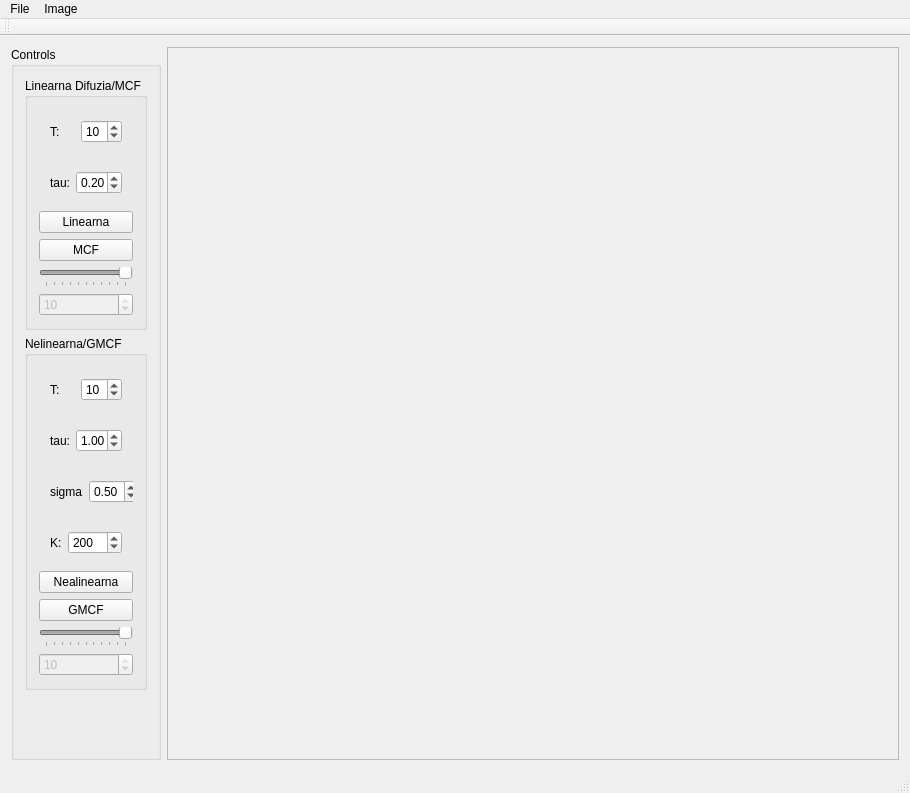
<?xml version="1.0" encoding="UTF-8"?>
<ui version="4.0">
 <class>ImageViewerClass</class>
 <widget class="QMainWindow" name="ImageViewerClass">
  <property name="geometry">
   <rect>
    <x>0</x>
    <y>0</y>
    <width>910</width>
    <height>793</height>
   </rect>
  </property>
  <property name="windowTitle">
   <string>ImageViewer</string>
  </property>
  <widget class="QWidget" name="centralWidget">
   <layout class="QHBoxLayout" name="horizontalLayout">
    <item>
     <widget class="QGroupBox" name="groupBox">
      <property name="sizePolicy">
       <sizepolicy hsizetype="Preferred" vsizetype="Preferred">
        <horstretch>0</horstretch>
        <verstretch>0</verstretch>
       </sizepolicy>
      </property>
      <property name="minimumSize">
       <size>
        <width>126</width>
        <height>0</height>
       </size>
      </property>
      <property name="maximumSize">
       <size>
        <width>150</width>
        <height>16777215</height>
       </size>
      </property>
      <property name="title">
       <string>Controls</string>
      </property>
      <layout class="QGridLayout" name="gridLayout">
       <item row="2" column="0">
        <spacer name="verticalSpacer">
         <property name="orientation">
          <enum>Qt::Vertical</enum>
         </property>
         <property name="sizeHint" stdset="0">
          <size>
           <width>20</width>
           <height>40</height>
          </size>
         </property>
        </spacer>
       </item>
       <item row="1" column="0">
        <widget class="QGroupBox" name="groupBox_3">
         <property name="title">
          <string>Nelinearna/GMCF</string>
         </property>
         <layout class="QVBoxLayout" name="verticalLayout_2">
          <item>
           <widget class="QFrame" name="frame">
            <property name="frameShape">
             <enum>QFrame::NoFrame</enum>
            </property>
            <layout class="QHBoxLayout" name="horizontalLayout_4">
             <item>
              <widget class="QLabel" name="label_3">
               <property name="text">
                <string>T:</string>
               </property>
              </widget>
             </item>
             <item>
              <widget class="QSpinBox" name="spinBox_T_nelin">
               <property name="minimum">
                <number>1</number>
               </property>
               <property name="value">
                <number>10</number>
               </property>
              </widget>
             </item>
            </layout>
           </widget>
          </item>
          <item>
           <widget class="QFrame" name="frame_2">
            <property name="frameShape">
             <enum>QFrame::NoFrame</enum>
            </property>
            <layout class="QHBoxLayout" name="horizontalLayout_5">
             <item>
              <widget class="QLabel" name="label_4">
               <property name="text">
                <string>tau:</string>
               </property>
              </widget>
             </item>
             <item>
              <widget class="QDoubleSpinBox" name="doubleSpinBox_tau_nelin">
               <property name="minimum">
                <double>0.010000000000000</double>
               </property>
               <property name="maximum">
                <double>10.000000000000000</double>
               </property>
               <property name="singleStep">
                <double>0.500000000000000</double>
               </property>
               <property name="value">
                <double>1.000000000000000</double>
               </property>
              </widget>
             </item>
            </layout>
           </widget>
          </item>
          <item>
           <widget class="QFrame" name="frame_3">
            <property name="frameShape">
             <enum>QFrame::NoFrame</enum>
            </property>
            <layout class="QHBoxLayout" name="horizontalLayout_6">
             <item>
              <widget class="QLabel" name="label_5">
               <property name="text">
                <string>sigma:</string>
               </property>
              </widget>
             </item>
             <item>
              <widget class="QDoubleSpinBox" name="doubleSpinBox_sigma_nelin">
               <property name="minimumSize">
                <size>
                 <width>50</width>
                 <height>0</height>
                </size>
               </property>
               <property name="minimum">
                <double>0.010000000000000</double>
               </property>
               <property name="maximum">
                <double>1.000000000000000</double>
               </property>
               <property name="singleStep">
                <double>0.050000000000000</double>
               </property>
               <property name="value">
                <double>0.500000000000000</double>
               </property>
              </widget>
             </item>
            </layout>
           </widget>
          </item>
          <item>
           <widget class="QFrame" name="frame_4">
            <property name="frameShape">
             <enum>QFrame::NoFrame</enum>
            </property>
            <layout class="QHBoxLayout" name="horizontalLayout_7">
             <item>
              <widget class="QLabel" name="label_6">
               <property name="text">
                <string>K:</string>
               </property>
              </widget>
             </item>
             <item>
              <widget class="QDoubleSpinBox" name="doubleSpinBox_K_nelin">
               <property name="decimals">
                <number>0</number>
               </property>
               <property name="minimum">
                <double>0.000000000000000</double>
               </property>
               <property name="maximum">
                <double>2000.000000000000000</double>
               </property>
               <property name="singleStep">
                <double>50.000000000000000</double>
               </property>
               <property name="value">
                <double>200.000000000000000</double>
               </property>
              </widget>
             </item>
            </layout>
           </widget>
          </item>
          <item>
           <widget class="QPushButton" name="pushButton_nelin">
            <property name="text">
             <string>Nealinearna</string>
            </property>
           </widget>
          </item>
          <item>
           <widget class="QPushButton" name="pushButton_GMCF">
            <property name="text">
             <string>GMCF</string>
            </property>
           </widget>
          </item>
          <item>
           <widget class="QSlider" name="horizontalSlider_nelin">
            <property name="enabled">
             <bool>false</bool>
            </property>
            <property name="maximum">
             <number>10</number>
            </property>
            <property name="value">
             <number>10</number>
            </property>
            <property name="orientation">
             <enum>Qt::Horizontal</enum>
            </property>
            <property name="tickPosition">
             <enum>QSlider::TicksBelow</enum>
            </property>
           </widget>
          </item>
          <item>
           <widget class="QSpinBox" name="spinBox_stepIMG_nelin">
            <property name="enabled">
             <bool>false</bool>
            </property>
            <property name="minimum">
             <number>0</number>
            </property>
            <property name="maximum">
             <number>10</number>
            </property>
            <property name="value">
             <number>10</number>
            </property>
           </widget>
          </item>
         </layout>
        </widget>
       </item>
       <item row="0" column="0">
        <widget class="QGroupBox" name="groupBox_2">
         <property name="title">
          <string>Linearna Difuzia/MCF</string>
         </property>
         <layout class="QVBoxLayout" name="verticalLayout">
          <item>
           <widget class="QWidget" name="widget" native="true">
            <layout class="QHBoxLayout" name="horizontalLayout_2">
             <item>
              <widget class="QLabel" name="label">
               <property name="text">
                <string>T:</string>
               </property>
              </widget>
             </item>
             <item>
              <widget class="QSpinBox" name="spinBox_T_lin">
               <property name="minimum">
                <number>1</number>
               </property>
               <property name="value">
                <number>10</number>
               </property>
              </widget>
             </item>
            </layout>
           </widget>
          </item>
          <item>
           <widget class="QWidget" name="widget_2" native="true">
            <layout class="QHBoxLayout" name="horizontalLayout_3">
             <item>
              <widget class="QLabel" name="label_2">
               <property name="text">
                <string>tau:</string>
               </property>
              </widget>
             </item>
             <item>
              <widget class="QDoubleSpinBox" name="doubleSpinBox_tau_lin">
               <property name="minimum">
                <double>0.010000000000000</double>
               </property>
               <property name="maximum">
                <double>1.000000000000000</double>
               </property>
               <property name="singleStep">
                <double>0.050000000000000</double>
               </property>
               <property name="value">
                <double>0.200000000000000</double>
               </property>
              </widget>
             </item>
            </layout>
           </widget>
          </item>
          <item>
           <widget class="QPushButton" name="pushButton_RVT">
            <property name="text">
             <string>Linearna</string>
            </property>
           </widget>
          </item>
          <item>
           <widget class="QPushButton" name="pushButton_MCF">
            <property name="text">
             <string>MCF</string>
            </property>
           </widget>
          </item>
          <item>
           <widget class="QSlider" name="horizontalSlider_lin">
            <property name="enabled">
             <bool>false</bool>
            </property>
            <property name="maximum">
             <number>10</number>
            </property>
            <property name="value">
             <number>10</number>
            </property>
            <property name="orientation">
             <enum>Qt::Horizontal</enum>
            </property>
            <property name="tickPosition">
             <enum>QSlider::TicksBelow</enum>
            </property>
           </widget>
          </item>
          <item>
           <widget class="QSpinBox" name="spinBox_stepIMG_lin">
            <property name="enabled">
             <bool>false</bool>
            </property>
            <property name="maximum">
             <number>10</number>
            </property>
            <property name="value">
             <number>10</number>
            </property>
           </widget>
          </item>
         </layout>
        </widget>
       </item>
      </layout>
     </widget>
    </item>
    <item>
     <widget class="QScrollArea" name="scrollArea">
      <property name="widgetResizable">
       <bool>true</bool>
      </property>
      <widget class="QWidget" name="scrollAreaWidgetContents">
       <property name="geometry">
        <rect>
         <x>0</x>
         <y>0</y>
         <width>734</width>
         <height>718</height>
        </rect>
       </property>
      </widget>
     </widget>
    </item>
   </layout>
  </widget>
  <widget class="QMenuBar" name="menuBar">
   <property name="geometry">
    <rect>
     <x>0</x>
     <y>0</y>
     <width>910</width>
     <height>22</height>
    </rect>
   </property>
   <widget class="QMenu" name="menuFile">
    <property name="title">
     <string>File</string>
    </property>
    <addaction name="actionOpen"/>
    <addaction name="actionSave_as"/>
    <addaction name="separator"/>
    <addaction name="actionExit"/>
   </widget>
   <widget class="QMenu" name="menuImage">
    <property name="title">
     <string>Image</string>
    </property>
    <addaction name="actionOriginal"/>
    <addaction name="actionInvert"/>
    <addaction name="actionFSHS"/>
    <addaction name="actionEH"/>
    <addaction name="actionKonvolucia"/>
    <addaction name="actionHranovy_detektor"/>
    <addaction name="actionVzdialenostna_funkcia"/>
   </widget>
   <addaction name="menuFile"/>
   <addaction name="menuImage"/>
  </widget>
  <widget class="QToolBar" name="mainToolBar">
   <attribute name="toolBarArea">
    <enum>TopToolBarArea</enum>
   </attribute>
   <attribute name="toolBarBreak">
    <bool>false</bool>
   </attribute>
  </widget>
  <widget class="QStatusBar" name="statusBar"/>
  <action name="actionOpen">
   <property name="text">
    <string>Open</string>
   </property>
   <property name="shortcut">
    <string>Ctrl+O</string>
   </property>
  </action>
  <action name="actionSave_as">
   <property name="text">
    <string>Save as</string>
   </property>
   <property name="shortcut">
    <string>Ctrl+S</string>
   </property>
  </action>
  <action name="actionClear">
   <property name="text">
    <string>Clear</string>
   </property>
  </action>
  <action name="actionExit">
   <property name="text">
    <string>Exit</string>
   </property>
   <property name="shortcut">
    <string>Alt+F4</string>
   </property>
  </action>
  <action name="actionResize">
   <property name="text">
    <string>Resize</string>
   </property>
  </action>
  <action name="actionInvert">
   <property name="text">
    <string>Invert</string>
   </property>
  </action>
  <action name="actionOriginal">
   <property name="text">
    <string>Original</string>
   </property>
  </action>
  <action name="actionFSHS">
   <property name="text">
    <string>FSHS</string>
   </property>
  </action>
  <action name="actionEH">
   <property name="text">
    <string>EH</string>
   </property>
  </action>
  <action name="actionKonvolucia">
   <property name="text">
    <string>Konvolucia</string>
   </property>
  </action>
  <action name="actionExplitna">
   <property name="text">
    <string>Explitna schema</string>
   </property>
  </action>
  <action name="actionHranovy_detektor">
   <property name="text">
    <string>Hranovy detektor</string>
   </property>
  </action>
  <action name="actionVzdialenostna_funkcia">
   <property name="text">
    <string>Vzdialenostna funkcia</string>
   </property>
  </action>
 </widget>
 <layoutdefault spacing="6" margin="11"/>
 <resources>
  <include location="ImageViewer.qrc"/>
 </resources>
 <connections/>
</ui>
